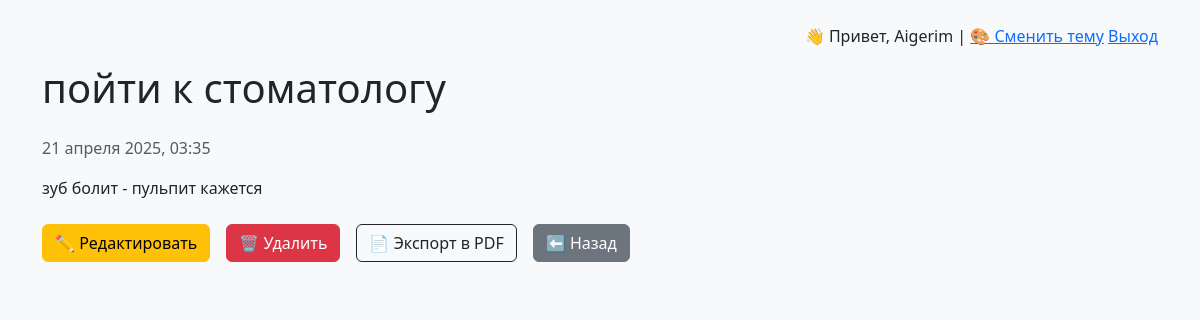
Page /entry/2/ (signed in) on the earlier database version.
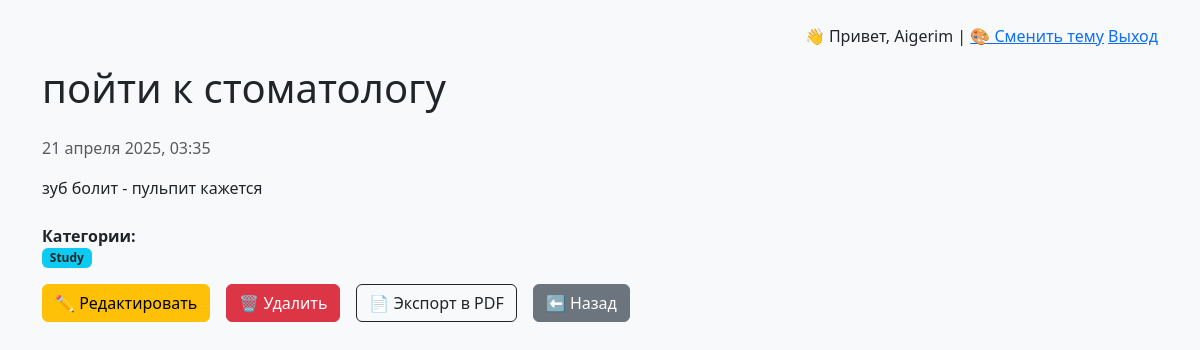
Same page on the later database version.
### diary/models.py (models this page shows, shortened)
class Category(models.Model):
    name = models.CharField(max_length=100)

### diary/views.py (the view)
# urls.py: path('entry/<int:entry_id>/', views.view_entry, name='view_entry'),
@login_required
def view_entry(request, entry_id):
    entry = get_object_or_404(DiaryEntry, pk=entry_id, user=request.user)
    theme = request.session.get('theme', 'light')
    return render(request, 'diary/view_entry.html', {'entry': entry, 'theme': theme})

### diary/templates/diary/view_entry.html (shortened to what this page needs)
{% extends 'diary/base.html' %}
{% block content %}
<h1 class="mb-4">{{ entry.title }}</h1>
<p class="text-muted">{{ entry.created_at|date:"j E Y, H:i" }}</p>
<div class="mb-4">
    {{ entry.content|linebreaks }}
</div>
{% if entry.categories.all %}
    <div class="mb-3">
        <strong>Категории:</strong>
        <div class="d-flex flex-wrap">
            {% for cat in entry.categories.all %}
                <span class="badge bg-info text-dark me-2">{{ cat.name }}</span>
            {% endfor %}
        </div>
    </div>
{% endif %}
<div class="d-flex gap-2">
    <a href="{% url 'edit_entry' entry.id %}" class="btn btn-warning">✏️ Редактировать</a>
    <a href="{% url 'delete_entry' entry.id %}" class="btn btn-danger ms-2">🗑️ Удалить</a>
    <a href="{% url 'export_entry_pdf' entry.id %}" class="btn btn-outline-dark ms-2">📄 Экспорт в PDF</a>
    <a href="{% url 'home' %}" class="btn btn-secondary ms-2">⬅️ Назад</a>
</div>
{% endblock %}

Differences in the rows shown:
added Category: name "Study"
Other differences:
text now shown: "Категории:"
